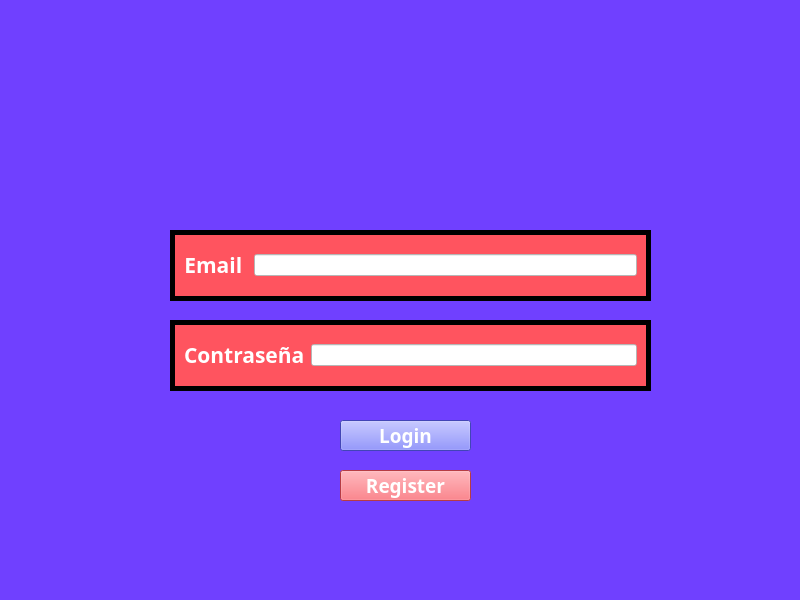
<?xml version="1.0" encoding="UTF-8"?>
<ui version="4.0">
 <class>M_Menu</class>
 <widget class="QMainWindow" name="M_Menu">
  <property name="geometry">
   <rect>
    <x>0</x>
    <y>0</y>
    <width>800</width>
    <height>600</height>
   </rect>
  </property>
  <property name="windowTitle">
   <string>M_Menu</string>
  </property>
  <property name="styleSheet">
   <string notr="true">background-color: rgb(112, 64, 255);</string>
  </property>
  <widget class="QWidget" name="centralwidget">
   <widget class="QFrame" name="frame">
    <property name="geometry">
     <rect>
      <x>170</x>
      <y>230</y>
      <width>481</width>
      <height>71</height>
     </rect>
    </property>
    <property name="styleSheet">
     <string notr="true">background-color: #ff545f;</string>
    </property>
    <property name="frameShape">
     <enum>QFrame::Box</enum>
    </property>
    <property name="lineWidth">
     <number>5</number>
    </property>
    <layout class="QHBoxLayout" name="horizontalLayout">
     <item>
      <widget class="QLabel" name="label_7">
       <property name="font">
        <font>
         <family>Arial Black</family>
         <pointsize>7</pointsize>
         <weight>75</weight>
         <italic>false</italic>
         <bold>true</bold>
        </font>
       </property>
       <property name="styleSheet">
        <string notr="true">background-color: #ff545f;
color: #ffffff;</string>
       </property>
       <property name="text">
        <string>&lt;html&gt;&lt;head/&gt;&lt;body&gt;&lt;p align=&quot;center&quot;&gt;&lt;span style=&quot; font-size:16pt;&quot;&gt;  Email    &lt;/span&gt;&lt;/p&gt;&lt;/body&gt;&lt;/html&gt;</string>
       </property>
      </widget>
     </item>
     <item>
      <widget class="QLineEdit" name="username">
       <property name="styleSheet">
        <string notr="true">background-color: #ffffff;</string>
       </property>
      </widget>
     </item>
    </layout>
   </widget>
   <widget class="QPushButton" name="login">
    <property name="geometry">
     <rect>
      <x>340</x>
      <y>420</y>
      <width>131</width>
      <height>31</height>
     </rect>
    </property>
    <property name="font">
     <font>
      <family>Arial Black</family>
      <pointsize>14</pointsize>
      <weight>75</weight>
      <bold>true</bold>
     </font>
    </property>
    <property name="styleSheet">
     <string notr="true">color:#ffffff;
background-color:rgb(93, 96, 255);</string>
    </property>
    <property name="text">
     <string>Login</string>
    </property>
   </widget>
   <widget class="QPushButton" name="registro">
    <property name="geometry">
     <rect>
      <x>340</x>
      <y>470</y>
      <width>131</width>
      <height>31</height>
     </rect>
    </property>
    <property name="font">
     <font>
      <family>Arial Black</family>
      <pointsize>14</pointsize>
      <weight>75</weight>
      <bold>true</bold>
     </font>
    </property>
    <property name="styleSheet">
     <string notr="true">color:#ffffff;
background-color:#ff545f;</string>
    </property>
    <property name="text">
     <string>Register</string>
    </property>
   </widget>
   <widget class="QFrame" name="frame_2">
    <property name="geometry">
     <rect>
      <x>170</x>
      <y>320</y>
      <width>481</width>
      <height>71</height>
     </rect>
    </property>
    <property name="styleSheet">
     <string notr="true">background-color: #ff545f;</string>
    </property>
    <property name="frameShape">
     <enum>QFrame::Box</enum>
    </property>
    <property name="frameShadow">
     <enum>QFrame::Plain</enum>
    </property>
    <property name="lineWidth">
     <number>5</number>
    </property>
    <layout class="QHBoxLayout" name="horizontalLayout_2">
     <item>
      <widget class="QLabel" name="label_8">
       <property name="font">
        <font>
         <family>Arial Black</family>
         <pointsize>7</pointsize>
         <weight>75</weight>
         <italic>false</italic>
         <bold>true</bold>
        </font>
       </property>
       <property name="styleSheet">
        <string notr="true">background-color: #ff545f;
color: #ffffff;</string>
       </property>
       <property name="text">
        <string>&lt;html&gt;&lt;head/&gt;&lt;body&gt;&lt;p align=&quot;justify&quot;&gt;&lt;span style=&quot; font-size:16pt;&quot;&gt;Contraseña&lt;/span&gt;&lt;/p&gt;&lt;/body&gt;&lt;/html&gt;</string>
       </property>
      </widget>
     </item>
     <item>
      <widget class="QLineEdit" name="password">
       <property name="styleSheet">
        <string notr="true">background-color: #ffffff;</string>
       </property>
      </widget>
     </item>
    </layout>
   </widget>
   <widget class="QLabel" name="label">
    <property name="geometry">
     <rect>
      <x>310</x>
      <y>50</y>
      <width>191</width>
      <height>161</height>
     </rect>
    </property>
    <property name="text">
     <string/>
    </property>
    <property name="pixmap">
     <pixmap resource="logo_icon.qrc">:/Logo_icon/imagenes/music.png</pixmap>
    </property>
   </widget>
   <widget class="QLabel" name="label_3">
    <property name="geometry">
     <rect>
      <x>100</x>
      <y>330</y>
      <width>61</width>
      <height>61</height>
     </rect>
    </property>
    <property name="text">
     <string/>
    </property>
    <property name="pixmap">
     <pixmap resource="logo_icon.qrc">:/nuevo/imagenes/password.png</pixmap>
    </property>
    <property name="scaledContents">
     <bool>true</bool>
    </property>
   </widget>
   <widget class="QLabel" name="label_2">
    <property name="geometry">
     <rect>
      <x>90</x>
      <y>240</y>
      <width>71</width>
      <height>61</height>
     </rect>
    </property>
    <property name="text">
     <string/>
    </property>
    <property name="pixmap">
     <pixmap resource="logo_icon.qrc">:/nuevo2/imagenes/user2.png</pixmap>
    </property>
    <property name="scaledContents">
     <bool>true</bool>
    </property>
   </widget>
  </widget>
  <widget class="QMenuBar" name="menubar">
   <property name="geometry">
    <rect>
     <x>0</x>
     <y>0</y>
     <width>800</width>
     <height>25</height>
    </rect>
   </property>
  </widget>
  <widget class="QStatusBar" name="statusbar"/>
 </widget>
 <resources>
  <include location="logo_icon.qrc"/>
 </resources>
 <connections/>
</ui>
